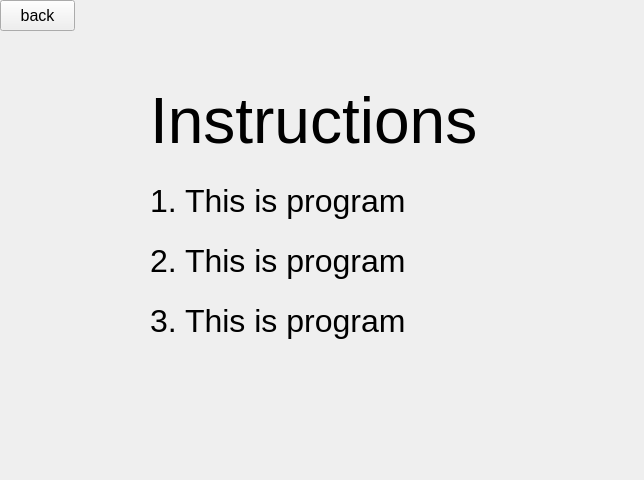
<?xml version="1.0" encoding="UTF-8"?>
<ui version="4.0">
 <class>Form</class>
 <widget class="QWidget" name="Form">
  <property name="geometry">
   <rect>
    <x>0</x>
    <y>0</y>
    <width>644</width>
    <height>480</height>
   </rect>
  </property>
  <property name="windowTitle">
   <string>Form</string>
  </property>
  <widget class="QPushButton" name="back_button">
   <property name="geometry">
    <rect>
     <x>0</x>
     <y>0</y>
     <width>75</width>
     <height>31</height>
    </rect>
   </property>
   <property name="font">
    <font>
     <pointsize>12</pointsize>
    </font>
   </property>
   <property name="text">
    <string>back</string>
   </property>
  </widget>
  <widget class="QLabel" name="label">
   <property name="geometry">
    <rect>
     <x>150</x>
     <y>60</y>
     <width>351</width>
     <height>121</height>
    </rect>
   </property>
   <property name="font">
    <font>
     <pointsize>48</pointsize>
    </font>
   </property>
   <property name="text">
    <string>Instructions</string>
   </property>
  </widget>
  <widget class="QLabel" name="label_2">
   <property name="geometry">
    <rect>
     <x>150</x>
     <y>170</y>
     <width>351</width>
     <height>61</height>
    </rect>
   </property>
   <property name="font">
    <font>
     <pointsize>24</pointsize>
    </font>
   </property>
   <property name="text">
    <string>1. This is program</string>
   </property>
  </widget>
  <widget class="QLabel" name="label_3">
   <property name="geometry">
    <rect>
     <x>150</x>
     <y>230</y>
     <width>351</width>
     <height>61</height>
    </rect>
   </property>
   <property name="font">
    <font>
     <pointsize>24</pointsize>
    </font>
   </property>
   <property name="text">
    <string>2. This is program</string>
   </property>
  </widget>
  <widget class="QLabel" name="label3kub">
   <property name="geometry">
    <rect>
     <x>150</x>
     <y>290</y>
     <width>351</width>
     <height>61</height>
    </rect>
   </property>
   <property name="font">
    <font>
     <pointsize>24</pointsize>
    </font>
   </property>
   <property name="text">
    <string>3. This is program</string>
   </property>
  </widget>
 </widget>
 <resources/>
 <connections/>
</ui>
